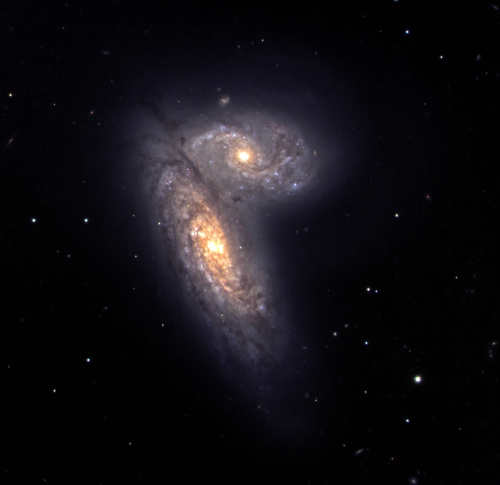
%> input picture Siamese_twins_full.jpg, 1000 x 970 px, shrunk from 1995 x 1935 before the run (shown at 1/2 size)
$ octave HW3.m   (GNU Octave 9; MATLAB toolbox functions it lacks are replaced by stand-ins)
%> lines starting %> are read from the running program, lines starting %| are printed output that depends on the picture
clear all
close all
clc

A = imread('Siamese_twins_full.jpg');
%> A is the input picture: size 970x1000x3 uint8; mean R, G, B 18.2, 16.1, 20.3
% Credit Nordic Optical Telescope
% NGC 6946
size_A = size(A)
%> size_A = [970 1000 3]
imshow(A)
title('Orignal image')

A_grey = rgb2gray(A);
imshow(A_grey)
title('Grey scale image')
size_A_grey = size(A_grey);
%> size_A_grey = [970 1000]

A_grey  = double(A_grey);
%> A_grey: size 970x1000 double
[U S V]=svd(A_grey);

%plot of singular values
s=diag(S);
%> s = 970 values, max 35036.5 at index 1, min 0.128 at index 970, mean 122.2
figure()
semilogy(s)
title('singular values semilog scale')
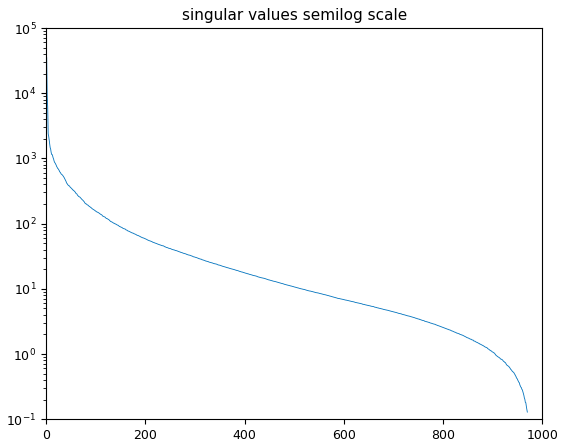
%> figure redrawn from the program's plot data; curve peaks at x = 1, y = 35036.5
A_grey100 = U(:,1:100)*S(1:100,1:100)*V(:,1:100)';
A_grey50 = U(:,1:50)*S(1:50,1:50)*V(:,1:50)';
A_grey25 = U(:,1:25)*S(1:25,1:25)*V(:,1:25)';
A_grey12 = U(:,1:12)*S(1:12,1:12)*V(:,1:12)';


%spectral norm
r_spectral_norm_100 = s(101)/s(1)
%> r_spectral_norm_100 = 0.00434
r_spectral_norm_50 = s(51)/s(1)
%> r_spectral_norm_50 = 0.00988
r_spectral_norm_25 = s(26)/s(1)
%> r_spectral_norm_25 = 0.0187
r_spectral_norm_12 = s(13)/s(1)
%> r_spectral_norm_12 = 0.0311


%normalize the matrix (between 0 and 1)
m = max(max(A_grey100));
%> m = 266.3
A_grey100 = A_grey100/m;

m = max(max(A_grey50));
%> m = 270.6
A_grey50 = A_grey50/m;

m = max(max(A_grey25));
%> m = 268.8
A_grey25 = A_grey25/m;

m = max(max(A_grey12));
%> m = 268.4
A_grey12 = A_grey12/m;

figure
subplot(2,2,1)

imshow(A_grey100)
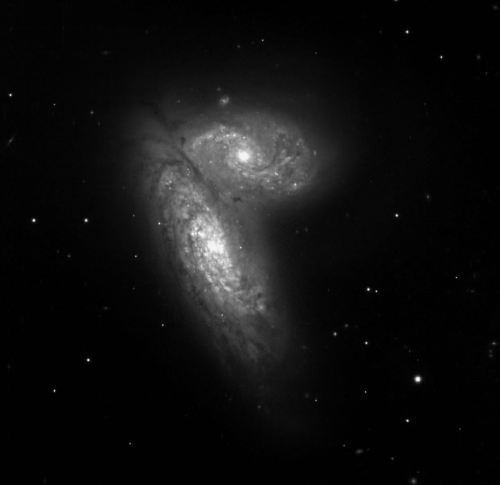
%> displayed picture: size 970x1000, on the screen's scale of 0 to 255 (shown at 1/2 size); min 0, max 255, mean 16.5
title('100')

subplot(2,2,2)
imshow(A_grey50)
title('50')

subplot(2,2,3)
imshow(A_grey25)
title('25')

subplot(2,2,4)
imshow(A_grey12)
title('12')


%relative spectral norm
for n =10:100
    r_spectral_norm(n-9) = s(n+1)/s(1);
end
%> after the loop, r_spectral_norm = 91 values, max 0.0328 at index 1, min 0.00434 at index 91, mean 0.0116
figure
plot(10:100,r_spectral_norm,'b*-')
title('Relative spectral norm')
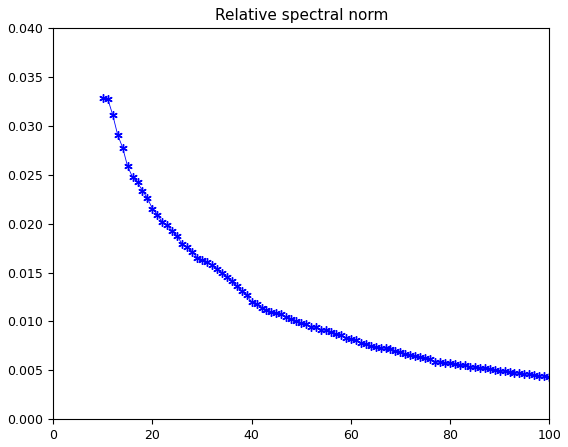
%> figure redrawn from the program's plot data; curve peaks at x = 10, y = 0.0328
